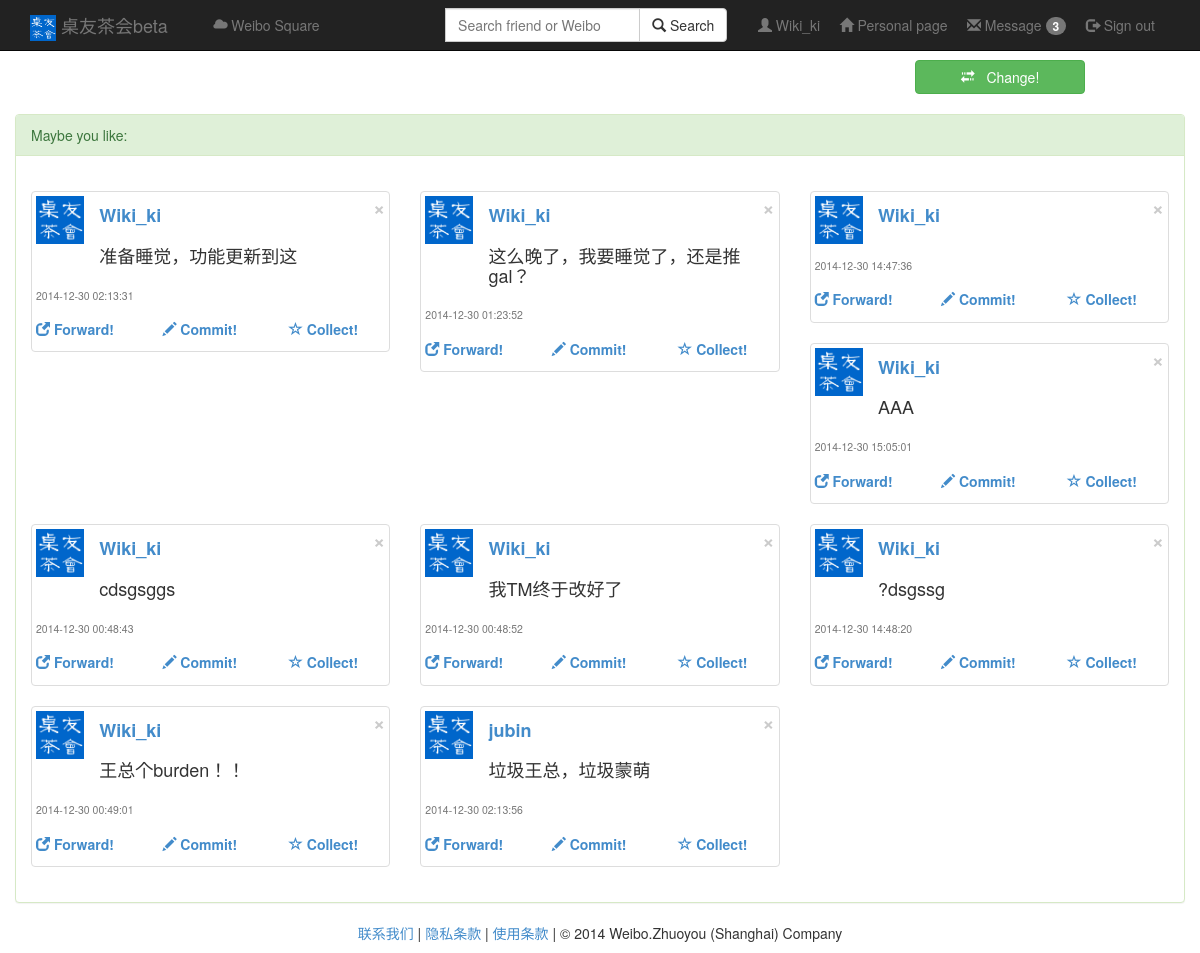
/square (signed in), run on the app's committed database.
### app/models.py (models this page shows, shortened)
class User(db.Model):
    username = db.Column(db.String(128) , primary_key = True)
    nickname = db.Column(db.String(128) , index = True)
    email = db.Column(db.String(128) , index = True)
    password = db.Column(db.String(256) , index = True)
    state = db.Column(db.SmallInteger , default = STATE_OK)#激活和非激活状态
    role = db.Column(db.SmallInteger ,default = ROLE_USER)#用户和管理员两种权限
    lvip = db.Column(db.SmallInteger , default = 0)#活跃度等级
    point = db.Column(db.SmallInteger , default = 0)#活跃度分值

class Weibo(db.Model):
    idweibo = db.Column(db.String(256) , primary_key = True)#username+potime+content做md5加密
    username = db.Column(db.String(128))#发微博人
    potime = db.Column(db.String(128))#时间
    wtype = db.Column(db.String(128))#微博类型，原微博，原微博下回复，私信
    fatherid = db.Column(db.String(256),default = 'null')#所在楼id
    number = db.Column(db.Integer)#楼数
    content = db.Column(db.String(1024))#内容

### app/views.py (the view)
@app.route('/square')
def square():
        if 'username' in session:
                Username = session['username']
                ret = models.User.query.filter_by(username=Username).first()
                pall = models.Weibo.query.filter_by().all()
                posts = random.sample(pall,9)
                return render_template("square.html",posts=posts,nickname=ret.nickname)
        return render_template("square.html")

### app/templates/square.html (shortened to what this page needs)
{% extends "base.html" %}
{% block content %}
<br>
<br>
<br>
<div class="container-fluid">
    <div class="row">
		<div class="col-md-2 col-md-offset-9">
			<a type="button" class="btn btn-success btn-block" id="change" href="/square"><span class="glyphicon glyphicon-transfer"></span>&nbsp;&nbsp; Change!</a>
		</div>
	</div>
	<div class="row">
        <div class="col-md-12">
			<div class="panel panel-success">
				<div class="panel-heading">
				Maybe you like:
				</div>
				<div class="panel-body">
					<div class="row">
						{% for post in posts %}
						<div class="col-sm-6 col-md-4">
							<div class="thumbnail">
								<div class = "row">
									<div class="col-md-2">
										<img src="/static/pic/icon.jpg" height="48" width="48" href=""></img>
									</div>
									<div class="col-md-10">
										<div class="row">
											<div class="col-md-6">
												<a class="text-left" href=""><h4><b>{{post.username}}</b></h4></a>
											</div>
											<div class="col-md-3 col-md-offset-3">
												<button type="button" class="close" data-dismiss="alert"><span aria-hidden="true">&times;</span><span class="sr-only">Close</span></button>
											</div>
										</div>
										<div class="row">
											<div class="col-md-12">
												<label ><h4>{{post.content}}</h4></label>
											</div>
										</div>
									</div>
									<div class="col-md-12">
										<p class="text-center"><h5><small>{{post.potime}}</small></h5></p>
									</div>
									<div class="col-md-4">
										<a class="text-left" href=""><h5><b><span class="glyphicon glyphicon-new-window"></span> Forward!</b></h5></a>
									</div>
									<div class="col-md-4">
										<a class="text-left" href=""><h5><b><span class="glyphicon glyphicon-pencil"></span> Commit!</b></h5></a>
									</div>
									<div class="col-md-4">
										<a class="text-left" href=""><h5><b><span class="glyphicon glyphicon-star-empty"></span> Collect!</b></h5></a>
									</div>
								</div>
							</div>
						 </div>
						 {% endfor %}
					</div>
				</div>
			</div>
        </div>
      </div>
    </div>
{% endblock %}

### app/templates/base.html (shortened to what this page needs)
<html>
<head>
<link href="/static/css/bootstrap.min.css" rel="stylesheet">
</head>
<body>
<div class="navbar navbar-inverse navbar-fixed-top" role="navigation">
	<div class="container">
		<div class="navbar-header">
			<a class="navbar-brand" href="/home?uid=self"><img src="/static/pic/icon.jpg" height="26" width="26"></img> 桌友茶会beta</a>
		</div>
		<p class="navbar-text navbar-left">
			&nbsp;&nbsp;&nbsp;&nbsp;<a href="/square" class="navbar-link"><span class="glyphicon glyphicon-cloud"></span>&nbsp;Weibo Square</a>&nbsp;&nbsp;&nbsp;&nbsp;
		</p>
		<p class="navbar-text navbar-right">
			<span class="glyphicon glyphicon-user"></span><a href="/settings/profile" class="navbar-link" id = "Nick">&nbsp;{{ nickname }}</a>&nbsp;&nbsp;&nbsp;&nbsp;
			<a href="/homepage" class="navbar-link"><span class="glyphicon glyphicon glyphicon-home"></span> Personal page</a>&nbsp;&nbsp;&nbsp;&nbsp;
			<a href="/message/letter" class="navbar-link"><span class="glyphicon glyphicon-envelope"></span> Message&nbsp;<span class="badge">3</span></a>&nbsp;&nbsp;&nbsp;&nbsp;
			<a href="/logout" class="navbar-link"><span class="glyphicon glyphicon-log-out"></span> Sign out</a>
		</p>
		<form class="navbar-form navbar-right" role="form" action = "/result" method = "post">
			<div class="input-group">
				<div class="form-group">
				<input type="text" class="form-control" name = "query" placeholder="Search friend or Weibo">
				</div>
				<span class="input-group-btn">
					<button class="btn btn-default" type="submit" ><span class="glyphicon glyphicon-search"></span>&nbsp;Search</button>
				</span>
			</div>&nbsp;&nbsp;&nbsp;&nbsp;
		</form>
	</div>
</div>
	{% block content %} {% endblock %}
	<footer>
		<p align="center"><a href="">联系我们</a> | <a target="_blank" href="">隐私条款</a> | <a target="_blank" href="">使用条款</a> | © 2014 Weibo.Zhuoyou (Shanghai) Company</p>
	</footer>
  </body>
</html>

### data on the page
User: nickname "Wiki_ki"
Weibo: username "Wiki_ki", content "准备睡觉，功能更新到这", potime "2014-12-30 02:13:31"
Weibo: username "Wiki_ki", content "这么晚了，我要睡觉了，还是推gal？", potime "2014-12-30 01:23:52"
Weibo: username "Wiki_ki", potime "2014-12-30 14:47:36"
Weibo: username "Wiki_ki", content "AAA", potime "2014-12-30 15:05:01"
Weibo: username "Wiki_ki", content "cdsgsggs", potime "2014-12-30 00:48:43"
Weibo: username "Wiki_ki", content "我TM终于改好了", potime "2014-12-30 00:48:52"
Weibo: username "Wiki_ki", content "?dsgssg", potime "2014-12-30 14:48:20"
Weibo: username "Wiki_ki", content "王总个burden！！", potime "2014-12-30 00:49:01"
Weibo: username "jubin", content "垃圾王总，垃圾蒙萌", potime "2014-12-30 02:13:56"
